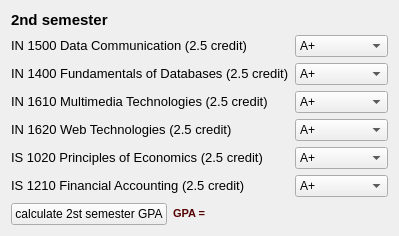
  <widget class="QWidget" name="layoutWidget">
   <property name="geometry">
    <rect>
     <x>10</x>
     <y>270</y>
     <width>371</width>
     <height>213</height>
    </rect>
   </property>
   <layout class="QVBoxLayout" name="verticalLayout_8">
    <item>
     <widget class="QLabel" name="label_9">
      <property name="text">
       <string>&lt;!DOCTYPE HTML PUBLIC &quot;-//W3C//DTD HTML 4.0//EN&quot; &quot;http://www.w3.org/TR/REC-html40/strict.dtd&quot;&gt;
&lt;html&gt;&lt;head&gt;&lt;meta name=&quot;qrichtext&quot; content=&quot;1&quot; /&gt;&lt;style type=&quot;text/css&quot;&gt;
p, li { white-space: pre-wrap; }
&lt;/style&gt;&lt;/head&gt;&lt;body style=&quot; font-family:'MS Shell Dlg 2'; font-size:8.25pt; font-weight:400; font-style:normal;&quot;&gt;
&lt;p style=&quot; margin-top:0px; margin-bottom:0px; margin-left:0px; margin-right:0px; -qt-block-indent:0; text-indent:0px;&quot;&gt;&lt;span style=&quot; font-size:11pt; font-weight:600;&quot;&gt;2nd semester&lt;/span&gt;&lt;/p&gt;&lt;/body&gt;&lt;/html&gt;</string>
      </property>
     </widget>
    </item>
    <item>
     <layout class="QVBoxLayout" name="verticalLayout_6">
      <item>
       <layout class="QHBoxLayout" name="horizontalLayout_5">
        <item>
         <layout class="QVBoxLayout" name="verticalLayout_3">
          <item>
           <widget class="QLabel" name="label_10">
            <property name="text">
             <string>&lt;!DOCTYPE HTML PUBLIC &quot;-//W3C//DTD HTML 4.0//EN&quot; &quot;http://www.w3.org/TR/REC-html40/strict.dtd&quot;&gt;
&lt;html&gt;&lt;head&gt;&lt;meta name=&quot;qrichtext&quot; content=&quot;1&quot; /&gt;&lt;style type=&quot;text/css&quot;&gt;
p, li { white-space: pre-wrap; }
&lt;/style&gt;&lt;/head&gt;&lt;body style=&quot; font-family:'MS Shell Dlg 2'; font-size:8.25pt; font-weight:400; font-style:normal;&quot;&gt;
&lt;p style=&quot; margin-top:0px; margin-bottom:0px; margin-left:0px; margin-right:0px; -qt-block-indent:0; text-indent:0px;&quot;&gt;&lt;span style=&quot; font-size:10pt;&quot;&gt;IN 1500 Data Communication (2.5 credit)&lt;/span&gt;&lt;/p&gt;&lt;/body&gt;&lt;/html&gt;</string>
            </property>
           </widget>
          </item>
          <item>
           <widget class="QLabel" name="label_11">
            <property name="text">
             <string>&lt;!DOCTYPE HTML PUBLIC &quot;-//W3C//DTD HTML 4.0//EN&quot; &quot;http://www.w3.org/TR/REC-html40/strict.dtd&quot;&gt;
&lt;html&gt;&lt;head&gt;&lt;meta name=&quot;qrichtext&quot; content=&quot;1&quot; /&gt;&lt;style type=&quot;text/css&quot;&gt;
p, li { white-space: pre-wrap; }
&lt;/style&gt;&lt;/head&gt;&lt;body style=&quot; font-family:'MS Shell Dlg 2'; font-size:8.25pt; font-weight:400; font-style:normal;&quot;&gt;
&lt;p style=&quot; margin-top:0px; margin-bottom:0px; margin-left:0px; margin-right:0px; -qt-block-indent:0; text-indent:0px;&quot;&gt;&lt;span style=&quot; font-size:10pt;&quot;&gt;IN 1400 Fundamentals of Databases (2.5 credit)&lt;/span&gt;&lt;/p&gt;&lt;/body&gt;&lt;/html&gt;</string>
            </property>
           </widget>
          </item>
          <item>
           <widget class="QLabel" name="label_12">
            <property name="text">
             <string>&lt;!DOCTYPE HTML PUBLIC &quot;-//W3C//DTD HTML 4.0//EN&quot; &quot;http://www.w3.org/TR/REC-html40/strict.dtd&quot;&gt;
&lt;html&gt;&lt;head&gt;&lt;meta name=&quot;qrichtext&quot; content=&quot;1&quot; /&gt;&lt;style type=&quot;text/css&quot;&gt;
p, li { white-space: pre-wrap; }
&lt;/style&gt;&lt;/head&gt;&lt;body style=&quot; font-family:'MS Shell Dlg 2'; font-size:8.25pt; font-weight:400; font-style:normal;&quot;&gt;
&lt;p style=&quot; margin-top:0px; margin-bottom:0px; margin-left:0px; margin-right:0px; -qt-block-indent:0; text-indent:0px;&quot;&gt;&lt;span style=&quot; font-size:10pt;&quot;&gt;IN 1610 Multimedia Technologies &lt;/span&gt;&lt;span style=&quot; font-size:10pt;&quot;&gt;(2.5 credit)&lt;/span&gt;&lt;/p&gt;&lt;/body&gt;&lt;/html&gt;</string>
            </property>
           </widget>
          </item>
          <item>
           <widget class="QLabel" name="label_13">
            <property name="text">
             <string>&lt;!DOCTYPE HTML PUBLIC &quot;-//W3C//DTD HTML 4.0//EN&quot; &quot;http://www.w3.org/TR/REC-html40/strict.dtd&quot;&gt;
&lt;html&gt;&lt;head&gt;&lt;meta name=&quot;qrichtext&quot; content=&quot;1&quot; /&gt;&lt;style type=&quot;text/css&quot;&gt;
p, li { white-space: pre-wrap; }
&lt;/style&gt;&lt;/head&gt;&lt;body style=&quot; font-family:'MS Shell Dlg 2'; font-size:8.25pt; font-weight:400; font-style:normal;&quot;&gt;
&lt;p style=&quot; margin-top:0px; margin-bottom:0px; margin-left:0px; margin-right:0px; -qt-block-indent:0; text-indent:0px;&quot;&gt;&lt;span style=&quot; font-size:10pt;&quot;&gt;IN 1620 Web Technologies &lt;/span&gt;&lt;span style=&quot; font-size:10pt;&quot;&gt;(2.5 credit)&lt;/span&gt;&lt;/p&gt;&lt;/body&gt;&lt;/html&gt;</string>
            </property>
           </widget>
          </item>
          <item>
           <widget class="QLabel" name="label_14">
            <property name="text">
             <string>&lt;!DOCTYPE HTML PUBLIC &quot;-//W3C//DTD HTML 4.0//EN&quot; &quot;http://www.w3.org/TR/REC-html40/strict.dtd&quot;&gt;
&lt;html&gt;&lt;head&gt;&lt;meta name=&quot;qrichtext&quot; content=&quot;1&quot; /&gt;&lt;style type=&quot;text/css&quot;&gt;
p, li { white-space: pre-wrap; }
&lt;/style&gt;&lt;/head&gt;&lt;body style=&quot; font-family:'MS Shell Dlg 2'; font-size:8.25pt; font-weight:400; font-style:normal;&quot;&gt;
&lt;p style=&quot; margin-top:0px; margin-bottom:0px; margin-left:0px; margin-right:0px; -qt-block-indent:0; text-indent:0px;&quot;&gt;&lt;span style=&quot; font-size:10pt;&quot;&gt;IS 1020 Principles of Economics &lt;/span&gt;&lt;span style=&quot; font-size:10pt;&quot;&gt;(2.5 credit)&lt;/span&gt;&lt;/p&gt;&lt;/body&gt;&lt;/html&gt;</string>
            </property>
           </widget>
          </item>
          <item>
           <widget class="QLabel" name="label_15">
            <property name="text">
             <string>&lt;!DOCTYPE HTML PUBLIC &quot;-//W3C//DTD HTML 4.0//EN&quot; &quot;http://www.w3.org/TR/REC-html40/strict.dtd&quot;&gt;
&lt;html&gt;&lt;head&gt;&lt;meta name=&quot;qrichtext&quot; content=&quot;1&quot; /&gt;&lt;style type=&quot;text/css&quot;&gt;
p, li { white-space: pre-wrap; }
&lt;/style&gt;&lt;/head&gt;&lt;body style=&quot; font-family:'MS Shell Dlg 2'; font-size:8.25pt; font-weight:400; font-style:normal;&quot;&gt;
&lt;p style=&quot; margin-top:0px; margin-bottom:0px; margin-left:0px; margin-right:0px; -qt-block-indent:0; text-indent:0px;&quot;&gt;&lt;span style=&quot; font-size:10pt;&quot;&gt;IS 1210 Financial Accounting &lt;/span&gt;&lt;span style=&quot; font-size:10pt;&quot;&gt;(2.5 credit)&lt;/span&gt;&lt;/p&gt;&lt;/body&gt;&lt;/html&gt;</string>
            </property>
           </widget>
          </item>
         </layout>
        </item>
        <item>
         <layout class="QVBoxLayout" name="verticalLayout_4">
          <item>
           <widget class="QComboBox" name="comboBox_7">
            <item>
             <property name="text">
              <string>A+</string>
             </property>
            </item>
            <item>
             <property name="text">
              <string>A</string>
             </property>
            </item>
            <item>
             <property name="text">
              <string>A-</string>
             </property>
            </item>
            <item>
             <property name="text">
              <string>B+</string>
             </property>
            </item>
            <item>
             <property name="text">
              <string>B</string>
             </property>
            </item>
            <item>
             <property name="text">
              <string>B-</string>
             </property>
            </item>
            <item>
             <property name="text">
              <string>C+</string>
             </property>
            </item>
            <item>
             <property name="text">
              <string>C</string>
             </property>
            </item>
            <item>
             <property name="text">
              <string>C-</string>
             </property>
            </item>
            <item>
             <property name="text">
              <string>D</string>
             </property>
            </item>
            <item>
             <property name="text">
              <string>I</string>
             </property>
            </item>
            <item>
             <property name="text">
              <string>F</string>
             </property>
            </item>
            <item>
             <property name="text">
              <string>Not release</string>
             </property>
            </item>
           </widget>
          </item>
          <item>
           <widget class="QComboBox" name="comboBox_8">
            <item>
             <property name="text">
              <string>A+</string>
             </property>
            </item>
            <item>
             <property name="text">
              <string>A</string>
             </property>
            </item>
            <item>
             <property name="text">
              <string>A-</string>
             </property>
            </item>
            <item>
             <property name="text">
              <string>B+</string>
             </property>
            </item>
            <item>
             <property name="text">
              <string>B</string>
             </property>
            </item>
            <item>
             <property name="text">
              <string>B-</string>
             </property>
            </item>
            <item>
             <property name="text">
              <string>C+</string>
             </property>
            </item>
            <item>
             <property name="text">
              <string>C</string>
             </property>
            </item>
            <item>
             <property name="text">
              <string>C-</string>
             </property>
            </item>
            <item>
             <property name="text">
              <string>D</string>
             </property>
            </item>
            <item>
             <property name="text">
              <string>I</string>
             </property>
            </item>
            <item>
             <property name="text">
              <string>F</string>
             </property>
            </item>
            <item>
             <property name="text">
              <string>Not release</string>
             </property>
            </item>
           </widget>
          </item>
          <item>
           <widget class="QComboBox" name="comboBox_9">
            <item>
             <property name="text">
              <string>A+</string>
             </property>
            </item>
            <item>
             <property name="text">
              <string>A</string>
             </property>
            </item>
            <item>
             <property name="text">
              <string>A-</string>
             </property>
            </item>
            <item>
             <property name="text">
              <string>B+</string>
             </property>
            </item>
            <item>
             <property name="text">
              <string>B</string>
             </property>
            </item>
            <item>
             <property name="text">
              <string>B-</string>
             </property>
            </item>
            <item>
             <property name="text">
              <string>C+</string>
             </property>
            </item>
            <item>
             <property name="text">
              <string>C</string>
             </property>
            </item>
            <item>
             <property name="text">
              <string>C-</string>
             </property>
            </item>
            <item>
             <property name="text">
              <string>D</string>
             </property>
            </item>
            <item>
             <property name="text">
              <string>I</string>
             </property>
            </item>
            <item>
             <property name="text">
              <string>F</string>
             </property>
            </item>
            <item>
             <property name="text">
              <string>Not release</string>
             </property>
            </item>
           </widget>
          </item>
          <item>
           <widget class="QComboBox" name="comboBox_10">
            <item>
             <property name="text">
              <string>A+</string>
             </property>
            </item>
            <item>
             <property name="text">
              <string>A</string>
             </property>
            </item>
            <item>
             <property name="text">
              <string>A-</string>
             </property>
            </item>
            <item>
             <property name="text">
              <string>B+</string>
             </property>
            </item>
            <item>
             <property name="text">
              <string>B</string>
             </property>
            </item>
            <item>
             <property name="text">
              <string>B-</string>
             </property>
            </item>
            <item>
             <property name="text">
              <string>C+</string>
             </property>
            </item>
            <item>
             <property name="text">
              <string>C</string>
             </property>
            </item>
            <item>
             <property name="text">
              <string>C-</string>
             </property>
            </item>
            <item>
             <property name="text">
              <string>D</string>
             </property>
            </item>
            <item>
             <property name="text">
              <string>I</string>
             </property>
            </item>
            <item>
             <property name="text">
              <string>F</string>
             </property>
            </item>
            <item>
             <property name="text">
              <string>Not release</string>
             </property>
            </item>
           </widget>
          </item>
          <item>
           <widget class="QComboBox" name="comboBox_11">
            <item>
             <property name="text">
              <string>A+</string>
             </property>
            </item>
            <item>
             <property name="text">
              <string>A</string>
             </property>
            </item>
            <item>
             <property name="text">
              <string>A-</string>
             </property>
            </item>
            <item>
             <property name="text">
              <string>B+</string>
             </property>
            </item>
            <item>
             <property name="text">
              <string>B</string>
             </property>
            </item>
            <item>
             <property name="text">
              <string>B-</string>
             </property>
            </item>
            <item>
             <property name="text">
              <string>C+</string>
             </property>
            </item>
            <item>
             <property name="text">
              <string>C</string>
             </property>
            </item>
            <item>
             <property name="text">
              <string>C-</string>
             </property>
            </item>
            <item>
             <property name="text">
              <string>D</string>
             </property>
            </item>
            <item>
             <property name="text">
              <string>I</string>
             </property>
            </item>
            <item>
             <property name="text">
              <string>F</string>
             </property>
            </item>
            <item>
             <property name="text">
              <string>Not release</string>
             </property>
            </item>
           </widget>
          </item>
          <item>
           <widget class="QComboBox" name="comboBox_12">
            <item>
             <property name="text">
              <string>A+</string>
             </property>
            </item>
            <item>
             <property name="text">
              <string>A</string>
             </property>
            </item>
            <item>
             <property name="text">
              <string>A-</string>
             </property>
            </item>
            <item>
             <property name="text">
              <string>B+</string>
             </property>
            </item>
            <item>
             <property name="text">
              <string>B</string>
             </property>
            </item>
            <item>
             <property name="text">
              <string>B-</string>
             </property>
            </item>
            <item>
             <property name="text">
              <string>C+</string>
             </property>
            </item>
            <item>
             <property name="text">
              <string>C</string>
             </property>
            </item>
            <item>
             <property name="text">
              <string>C-</string>
             </property>
            </item>
            <item>
             <property name="text">
              <string>D</string>
             </property>
            </item>
            <item>
             <property name="text">
              <string>I</string>
             </property>
            </item>
            <item>
             <property name="text">
              <string>F</string>
             </property>
            </item>
            <item>
             <property name="text">
              <string>Not release</string>
             </property>
            </item>
           </widget>
          </item>
         </layout>
        </item>
       </layout>
      </item>
      <item>
       <layout class="QHBoxLayout" name="horizontalLayout_3">
        <item>
         <widget class="QPushButton" name="pushButton_2">
          <property name="text">
           <string>calculate 2st semester GPA</string>
          </property>
         </widget>
        </item>
        <item>
         <widget class="QLabel" name="label_17">
          <property name="text">
           <string>&lt;!DOCTYPE HTML PUBLIC &quot;-//W3C//DTD HTML 4.0//EN&quot; &quot;http://www.w3.org/TR/REC-html40/strict.dtd&quot;&gt;
&lt;html&gt;&lt;head&gt;&lt;meta name=&quot;qrichtext&quot; content=&quot;1&quot; /&gt;&lt;style type=&quot;text/css&quot;&gt;
p, li { white-space: pre-wrap; }
&lt;/style&gt;&lt;/head&gt;&lt;body style=&quot; font-family:'MS Shell Dlg 2'; font-size:8.25pt; font-weight:400; font-style:normal;&quot;&gt;
&lt;p style=&quot; margin-top:0px; margin-bottom:0px; margin-left:0px; margin-right:0px; -qt-block-indent:0; text-indent:0px;&quot;&gt;&lt;span style=&quot; font-size:8pt; font-weight:600; color:#550000;&quot;&gt;GPA =&lt;/span&gt;&lt;/p&gt;&lt;/body&gt;&lt;/html&gt;</string>
          </property>
         </widget>
        </item>
        <item>
         <widget class="QLabel" name="label_19">
          <property name="font">
           <font>
            <pointsize>10</pointsize>
            <weight>75</weight>
            <bold>true</bold>
           </font>
          </property>
          <property name="text">
           <string/>
          </property>
         </widget>
        </item>
        <item>
         <spacer name="horizontalSpacer_2">
          <property name="orientation">
           <enum>Qt::Horizontal</enum>
          </property>
          <property name="sizeHint" stdset="0">
           <size>
            <width>40</width>
            <height>20</height>
           </size>
          </property>
         </spacer>
        </item>
       </layout>
      </item>
     </layout>
    </item>
   </layout>
  </widget>
